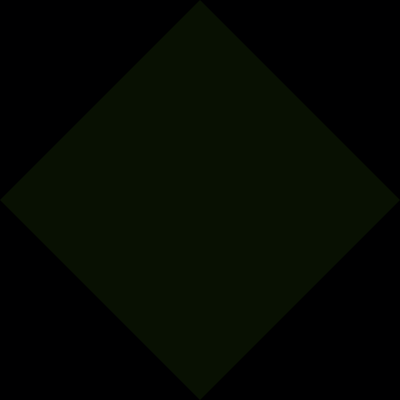
Frame 1 (no input)
Frame 60 (the mouse pressed at the canvas centre just before this capture): identical to frame 1, image omitted
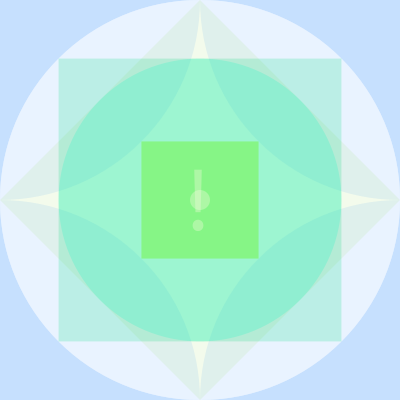
Frame 120 (the mouse held since frame 60 and released just before this capture)

The Processing sketch that drew these frames (run headless with seeded random() and noise(); from frame 60 on, the mouse is pressed at the canvas centre):

// Processing sketch: processing_133661
// ── processing_133661.pde

int x,y;


void setup(){
size(400,400);
background(200);


}

void draw(){
  noStroke();
  fill(255);
  ellipse(200,200,400,400);//big circle
 
  fill(200,225,255,100);
  ellipse(0,0,400,400);
  
  fill(200,225,255,100);
  ellipse(400,0,400,400);
  
  fill(200,225,255,100);
  ellipse(0,400,400,400);
  
  fill(200,225,255,100);
  ellipse(400,400,400,400);//half circle
  
  fill(25,285,235,60);
  ellipse(200,200,sqrt(2)*200,sqrt(2)*200);//small circle
  
  fill(0,220,130,50);
  rectMode(CENTER);
  rect(200,200,sqrt(2)*200,sqrt(2)*200);//second rect
 
  fill(100,250,19,100);
  rectMode(CENTER);
  rect(200,200,(400-sqrt(2)*200),(400-sqrt(2)*200));//center rect
  
  
  
  x=mouseX;
  y=mouseY;
  
  if(x>100*sqrt(2)&&x<400-100*sqrt(2)&& y>100* sqrt(2)&&y<400-100*sqrt(2)){
    fill(255,255,240,90);
    ellipse(x,y,20,20);
    textSize(90);
    text("!",185,230);
   
   
  
  }
  else if(x>200-100*sqrt(2)&&x<200+100*sqrt(2)&&y>200-100*sqrt(2)&&y<200+100*sqrt(2)){
    background(202,0,190);
    fill(0);
    line(200,200,x,y);
  }
  else{
    background(0,0,1);
  }

  fill(100,200,19,20);
  translate(width/2,height/2);
  rotate(PI/4);
  rect(0,0,sqrt(2)*200,sqrt(2)*200);//rotate rect


}
